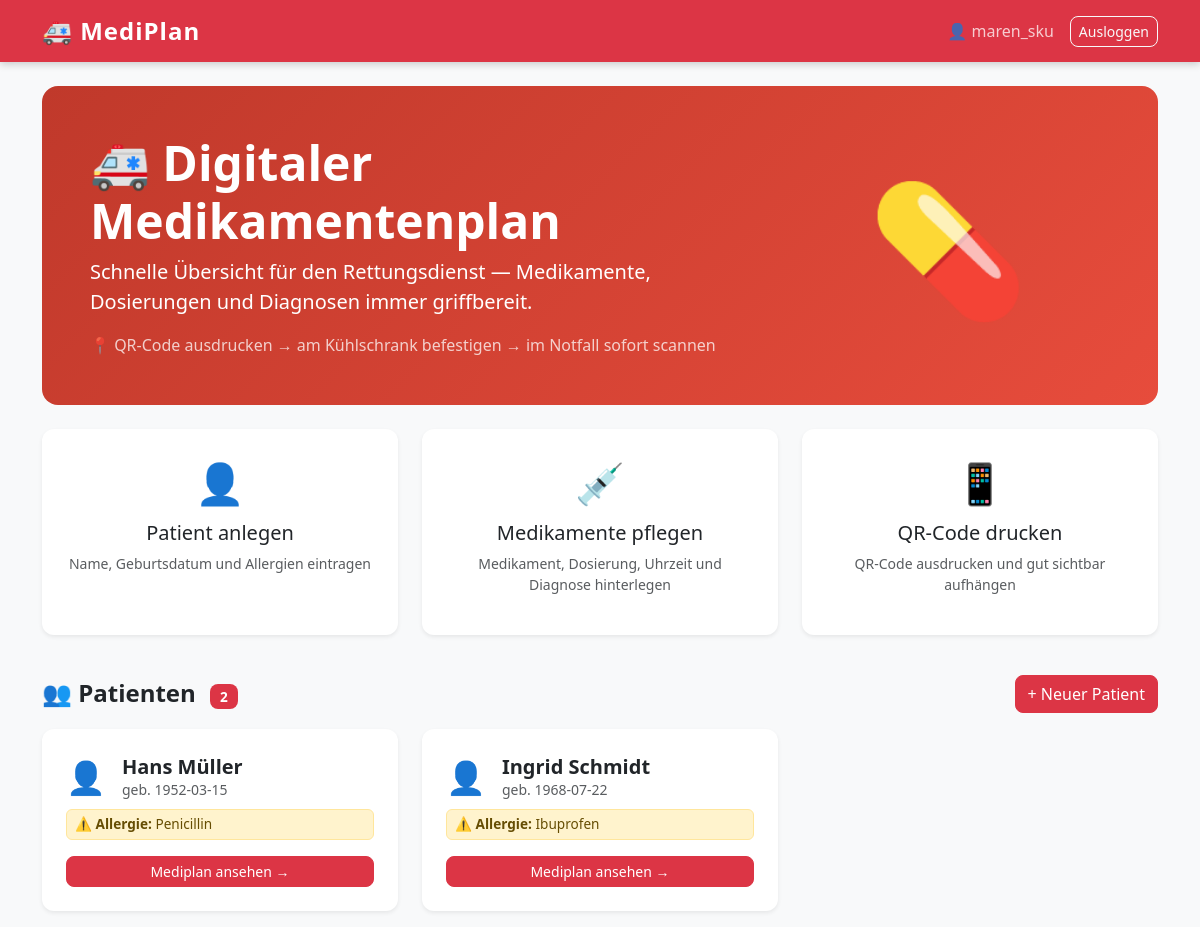
The app's page / (signed in) with its own data.
### tables this page shows
CREATE TABLE patienten (
            id INTEGER PRIMARY KEY AUTOINCREMENT,
            nutzer_id INTEGER NOT NULL,
            name TEXT NOT NULL,
            geburtsdatum TEXT NOT NULL,
            allergien TEXT,
            notfallkontakt_name TEXT,
            notfallkontakt_telefon TEXT,
            FOREIGN KEY (nutzer_id) REFERENCES nutzer(id)
        );

### app.py (the view)
@app.route('/')
@login_required
def index():
    conn = get_connection()
    patienten = conn.execute('SELECT * FROM patienten WHERE nutzer_id = ?', (session['nutzer_id'],)).fetchall()
    conn.close()
    return render_template('index.html', patienten=patienten)

### app.py (called while the page is built)
def login_required(f):
    @functools.wraps(f)
    def decorated(*args, **kwargs):
        if 'nutzer_id' not in session:
            return redirect(url_for('login'))
        return f(*args, **kwargs)
    return decorated

### database.py (called while the page is built)
def get_connection():
    conn = sqlite3.connect('mediplan.db')
    conn.row_factory = sqlite3.Row
    return conn

### templates/index.html
{% extends 'base.html' %}
{% block content %}
<div class="p-5 mb-4 rounded-4" style="background: linear-gradient(135deg, #c0392b, #e74c3c); color: white;">
    <div class="row align-items-center">
        <div class="col-md-8">
            <h1 class="display-5 fw-bold">🚑 Digitaler Medikamentenplan</h1>
            <p class="lead mb-3">Schnelle Übersicht für den Rettungsdienst — Medikamente, Dosierungen und Diagnosen immer griffbereit.</p>
            <p class="mb-0 opacity-75">📍 QR-Code ausdrucken → am Kühlschrank befestigen → im Notfall sofort scannen</p>
        </div>
        <div class="col-md-4 text-center d-none d-md-block">
            <span style="font-size: 8rem;">💊</span>
        </div>
    </div>
</div>
<div class="row mb-4">
    <div class="col-md-4 mb-3">
        <div class="card h-100 border-0 shadow-sm">
            <div class="card-body text-center p-4">
                <div style="font-size: 2.5rem;">👤</div>
                <h5 class="mt-2">Patient anlegen</h5>
                <p class="text-muted small">Name, Geburtsdatum und Allergien eintragen</p>
            </div>
        </div>
    </div>
    <div class="col-md-4 mb-3">
        <div class="card h-100 border-0 shadow-sm">
            <div class="card-body text-center p-4">
                <div style="font-size: 2.5rem;">💉</div>
                <h5 class="mt-2">Medikamente pflegen</h5>
                <p class="text-muted small">Medikament, Dosierung, Uhrzeit und Diagnose hinterlegen</p>
            </div>
        </div>
    </div>
    <div class="col-md-4 mb-3">
        <div class="card h-100 border-0 shadow-sm">
            <div class="card-body text-center p-4">
                <div style="font-size: 2.5rem;">📱</div>
                <h5 class="mt-2">QR-Code drucken</h5>
                <p class="text-muted small">QR-Code ausdrucken und gut sichtbar aufhängen</p>
            </div>
        </div>
    </div>
</div>
<div class="d-flex justify-content-between align-items-center mb-3">
    <h4 class="fw-bold mb-0">👥 Patienten <span class="badge bg-danger ms-2">{{ patienten|length }}</span></h4>
    <a href="/patient/neu" class="btn btn-danger">+ Neuer Patient</a>
</div>
{% if patienten %}
<div class="row">
    {% for patient in patienten %}
    <div class="col-md-4 mb-3">
        <div class="card h-100 border-0 shadow-sm">
            <div class="card-body p-4">
                <div class="d-flex align-items-center mb-2">
                    <span style="font-size: 2rem;">👤</span>
                    <div class="ms-3">
                        <h5 class="mb-0 fw-bold">{{ patient['name'] }}</h5>
                        <p class="text-muted small mb-0">geb. {{ patient['geburtsdatum'] }}</p>
                    </div>
                </div>
                {% if patient['allergien'] %}
                <div class="alert alert-warning py-1 px-2 mb-2" style="font-size: 0.85rem;">
                    ⚠️ <strong>Allergie:</strong> {{ patient['allergien'] }}
                </div>
                {% endif %}
                <a href="/patient/{{ patient['id'] }}" class="btn btn-danger btn-sm w-100 mt-2">Mediplan ansehen →</a>
            </div>
        </div>
    </div>
    {% endfor %}
</div>
{% else %}
<div class="text-center py-5">
    <span style="font-size: 4rem;">📋</span>
    <p class="text-muted mt-3">Noch keine Patienten angelegt.<br>Klick auf "+ Neuer Patient" um zu starten!</p>
</div>
{% endif %}
{% endblock %}

### static/style.css (style rules this page uses)
body { background-color: #f8f9fa; font-family: 'Segoe UI', sans-serif; }
.card { border: none; border-radius: 12px; box-shadow: 0 2px 12px rgba(0,0,0,0.08); transition: transform 0.2s; }
.btn { border-radius: 8px; }
h1 { font-weight: 700; }
.badge { font-size: 0.85rem; padding: 6px 10px; border-radius: 8px; }

### records on screen
patienten: name "Hans Müller", geburtsdatum "1952-03-15", allergien "Penicillin"
patienten: name "Ingrid Schmidt", geburtsdatum "1968-07-22", allergien "Ibuprofen"

### other values on screen
{{ session.username }} "maren_sku"
{{ patienten|length }} "2"
